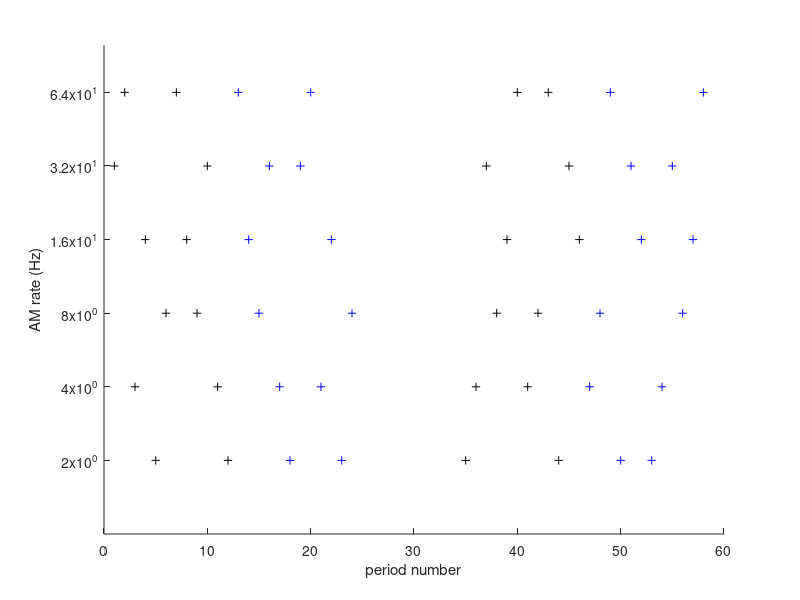
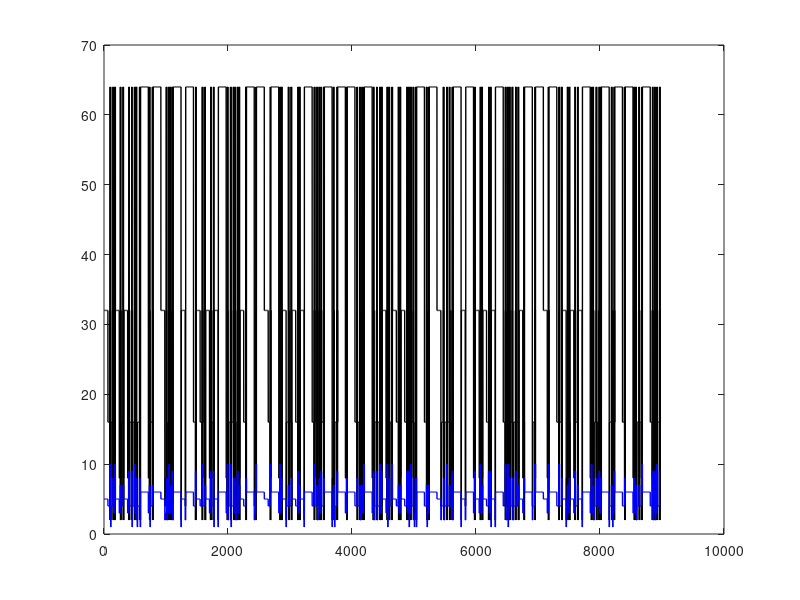

These figures' MATLAB source, in order:
function make_irreg_AM_chunks_final
% This stimulus recipe allows for 3 important criteria to be matched:
%
%   1) a few specific AM rate vector sequences (chunks) are repeated for
%   multiple (15) trials, allowing for psth and trial-to-trial variability
%   analyses.
%
%   2) the specific chunks can arrive either early or late in an irregular
%   segment, allowing us to look for adaptation on a constant physical
%   signal.
%
%   3) each unique AM rate (/period duration) is presented in several
%   diverse positions within an irregular sequence. ie, there are several
%   unique AM rates  preceeding it. this allows for a rough assessment of
%   details behind any observed hysteresis effects, or conditions for
%   non-linearities, and allows for an assessment of neural activity
%   related to irregularity as a condition, with less bias by responses
%   specific to an individual sequence.
%
%   weaknesses:
%   - there may not be enough randomized chunks, so analyses of adaptation
%   may be confounded by responses specific to the rate sequences
%   presented.
%
%   each unique rate value is presented 120 times in the irregular
%   condition.
%

rng('shuffle')

AMrates = 2.^[1:6];  %2-64 Hz
periodic_rates = [2 4 8 16 32 64];

irreg_chunk_dur = 2*sum(1./AMrates);

try
    
    load IRsequences.mat
    
catch
    
    IRseq_idxs = make_IR_segments;
    
    % Final IR segments
    IR_A = AMrates(IRseq_idxs(1,:));
    IR_B = AMrates(IRseq_idxs(2,:));
    IR_C = AMrates(IRseq_idxs(3,:));
    IR_D = AMrates(IRseq_idxs(4,:));
    
    % save('IRsequences','IR_A','IR_B','IR_C','IR_D','-v7.3')
    
end

IR_rateVec_1     = [IR_A IR_C];
IR_rateVec_1_inv = [IR_C IR_A];
IR_rateVec_2     = [IR_B IR_D];
IR_rateVec_2_inv = [IR_D IR_B];


% Plot the AM rate sequences
figure; hold on
xstart = 0;
plot(xstart+1:xstart+length(IR_rateVec_1),IR_rateVec_1,'+k')
xstart = xstart+length(IR_rateVec_1);
plot(xstart+1:xstart+length(IR_rateVec_1_inv),IR_rateVec_1_inv,'+b')
xstart = 10 + xstart+length(IR_rateVec_1_inv);
plot(xstart+1:xstart+length(IR_rateVec_2),IR_rateVec_2,'+k')
xstart = xstart+length(IR_rateVec_2);
plot(xstart+1:xstart+length(IR_rateVec_2_inv),IR_rateVec_2_inv,'+b')
set(gca,'yscale','log')
set(gca,'ytick',AMrates)
xlabel('period number')
ylabel('AM rate (Hz)')



%% Estimating stimulus time, number of trials for a session

ml_target = 2.5;%ml
ml_flowrate = 0.28;%ml/m
target_time = ml_target / ml_flowrate * 60;

n_irreg_trials = 26;
irreg_repeats_time = irreg_chunk_dur * 4 * n_irreg_trials;

n_periodic_rates = numel(periodic_rates);
n_periodic_trials = 26;
periodic_time = n_periodic_rates * irreg_chunk_dur * n_periodic_trials;

standard_stim_time = irreg_repeats_time + periodic_time
ml_consumed = standard_stim_time/60 * ml_flowrate



%% Piece together long AM vector for continuous sound stream

REGblocks = 1:numel(periodic_rates);
IRblocks  = numel(periodic_rates)+(1:4);
% therefore, blocks are:
%  [ 2 4 8 16 32 64 IR_rateVec_1 IR_rateVec_1_inv IR_rateVec_2 IR_rateVec_2_inv ]
%    1 2 3  4  5  6        7            8                9           10

try
    load Block_Order
    
catch
    REG_pool = repmat(REGblocks([1 2 5 6]),1,n_periodic_trials/2);
    IR_pool  = repmat(IRblocks,1,n_irreg_trials/2);
    
    tic
    
    all_pool = [REG_pool IR_pool];
    SATISFIED = 0;
    
    while SATISFIED==0
        
        all_pool = all_pool(randperm(length(all_pool)));
        
        % conditions:
        % - avoid repeated periodic rates
        % - restrict number of times IR blocks called 3 times in a row
        % - first block must be REG
        consecutiveIRs = find(diff(find(all_pool>=min(IR_pool)),1,2)==1);
        check_REGs = all_pool;
        check_REGs(check_REGs>=min(IR_pool)) = nan;
        if (sum( diff(consecutiveIRs,1,2)==1 ) < 3) && ~any(diff(check_REGs,1,2)==0) && all_pool(1)<min(IR_pool)
            Block_Order = all_pool;
            SATISFIED = 1;
            break
        end
        
    end
    q=toc
    
    Block_Order = [Block_Order Block_Order];
    
    save('Block_Order','Block_Order','-v7.3')
    
end


%% Construct period rate vector


IR_rateVecs = [IR_rateVec_1;...
    IR_rateVec_1_inv;...
    IR_rateVec_2;...
    IR_rateVec_2_inv ];

periodic_nCycles = ceil(periodic_rates*irreg_chunk_dur);
periodic_durations = periodic_nCycles .* (1./periodic_rates);

fullStreamRateVector  = [];
fullStreamBlockVector = [];
track_preREG = [3 4; 4 3; 3 4; 4 3];
for ib = 1:numel(Block_Order)
    
    % REG block
    if Block_Order(ib)<=max(REGblocks)
        
        fullStreamRateVector = [fullStreamRateVector repmat( AMrates(Block_Order(ib)), 1, periodic_nCycles(Block_Order(ib)) ) ];
        fullStreamBlockVector = [fullStreamBlockVector repmat( Block_Order(ib), 1, periodic_nCycles(Block_Order(ib)) ) ];
        
    % IR block
    else
        
        %first add preceding REG block
        thisREG = track_preREG(Block_Order(ib)-6,1);
        fullStreamRateVector = [fullStreamRateVector repmat( AMrates(thisREG), 1, periodic_nCycles(thisREG) ) ];
        fullStreamBlockVector = [fullStreamBlockVector repmat( thisREG, 1, periodic_nCycles(thisREG) ) ];
        track_preREG(Block_Order(ib)-6,:) = fliplr(track_preREG(Block_Order(ib)-6,:));
        
        %then add IR block
        fullStreamRateVector = [fullStreamRateVector IR_rateVecs(Block_Order(ib)-6,:)];
        fullStreamBlockVector = [fullStreamBlockVector repmat( Block_Order(ib), 1, size(IR_rateVecs(Block_Order(ib)-6,:),2) ) ];
        
    end
    
end

figure;
plot(fullStreamRateVector,'-k','LineWidth',1)
hold on
plot(fullStreamBlockVector,'-b','LineWidth',1)
set(gca,'yscale','linear')


%%  Save the vector of rates and a vector of block labels, 

%%%%%%%%%
% Rates
%%%%%%%%%
buffer = [fullStreamRateVector(1) fullStreamRateVector];
% save('fullStream_AMrateVec_25trs_20160323','buffer','-v7.3')

%%%%%%%%%
% Blocks
%%%%%%%%%
stim_array = strsplit(num2str(periodic_rates));
stim_array{end+1} = 'IR_A IR_C';
stim_array{end+1} = 'IR_C IR_A';
stim_array{end+1} = 'IR_B IR_D';
stim_array{end+1} = 'IR_D IR_B';
% 
% buffer=[];
% buffer = [fullStreamBlockVector(1) fullStreamBlockVector];
% save('fullStream_BlockVec_25trs_20160323','buffer','stim_array','-v7.3')


keyboard
aaa=2343;



%% Questions

% is the range  2 - 64 Hz  broad enough? (specifically, to hit edges of
% units' rate tuning curves/MTFs)
% Joris fig 9: more or less, yes.




end









